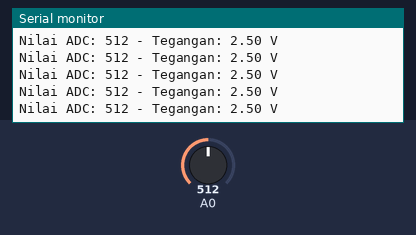
The sketch below on a simulated Arduino Uno, built with avr-gcc and run on an emulated ATmega328P. Parts: the last lines printed to the serial monitor. Inputs (shaded band) come from the test bench; at power-on: A0 = 512.

Above: at 1.2 s.
1.3 s: A0 set to 716
At 1.32 s:
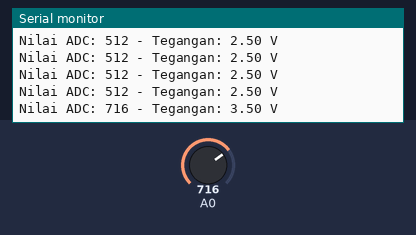
2.8 s: A0 set to 900
At 2.83 s:
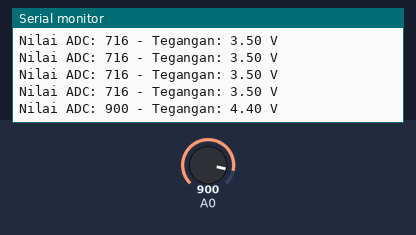
Timing chart, 0 to 5.8 s (numbered marks = the images above; inputs shaded):
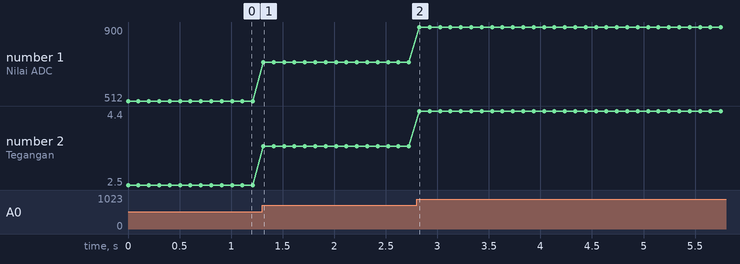

The sketch:

Pot_tegangan.ino
```cpp
void setup() {

  Serial.begin(9600);
}

void loop() {

  int nilaiADC = analogRead(A0);

  float tegangan = (nilaiADC * 5.0) / 1023.0;
  Serial.print("Nilai ADC: ");
  Serial.print(nilaiADC);
  Serial.print(" - Tegangan: ");
  Serial.print(tegangan);
  Serial.println(" V");

  delay(100);
}
```

Measured:
- after the input at 1.3 s, the serial monitor: prints a new line at once (image 1)
- after the input at 2.8 s, the serial monitor: prints a new line at once (image 2)
- plotted number 1: 512 → 716 after the input at 1.3 s, 716 → 900 after the input at 2.8 s
- plotted number 2: 2.5 → 3.5 after the input at 1.3 s, 3.5 → 4.4 after the input at 2.8 s
